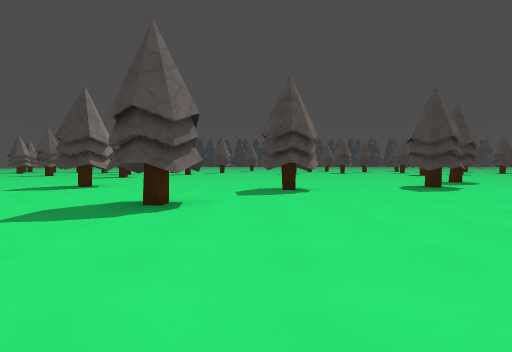
view 1 (above)

24 first-person views from a walk through a level from a Godot 3-D game. The camera is 1.2 m above the floor, tilts 2° down and sees 80° across. The floor is counted in squares, 2 m on a side. Each view is taken from the middle of a square. On the plan, view 1 faces up. The plan holds only what a view shows up to about 9 squares ahead; the rest is blank. The place goes on beyond the plan. Some surface patterns are stand-ins.

view 2
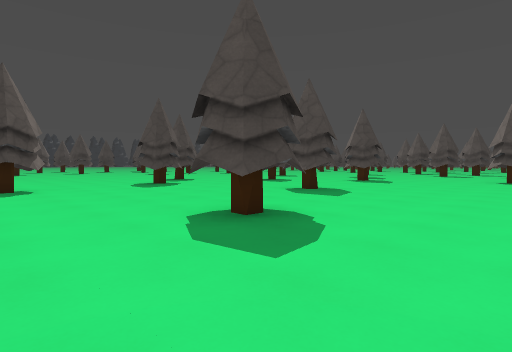

view 3
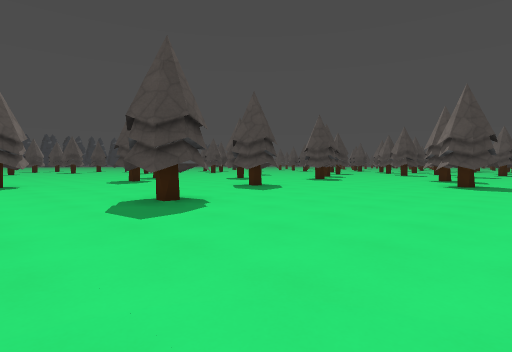

view 4
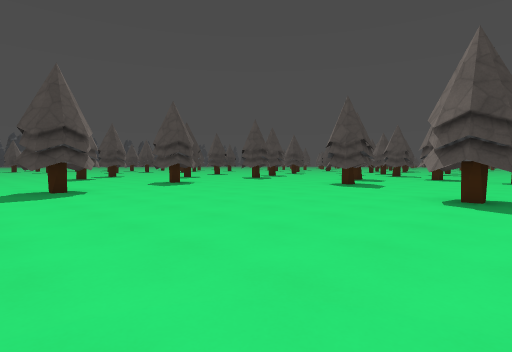

view 5
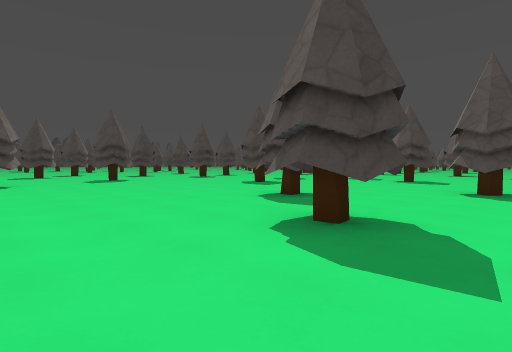

view 6
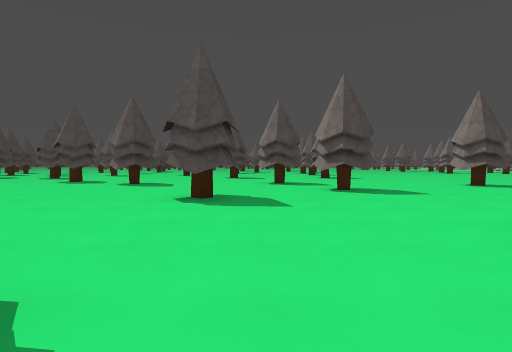

view 7
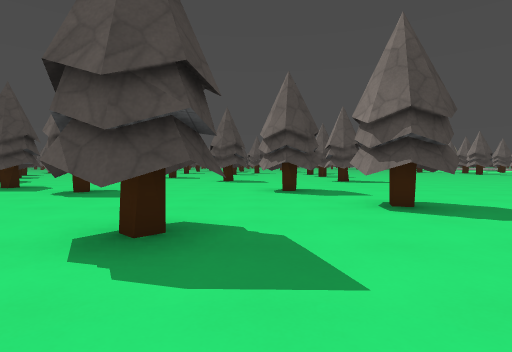

view 8
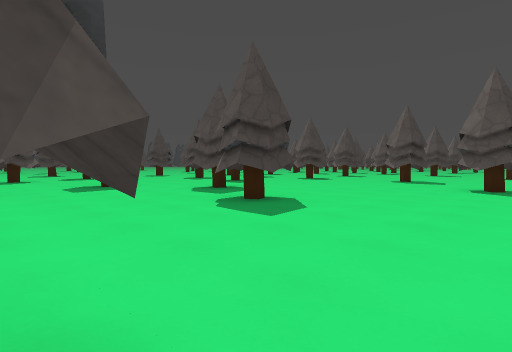

view 9
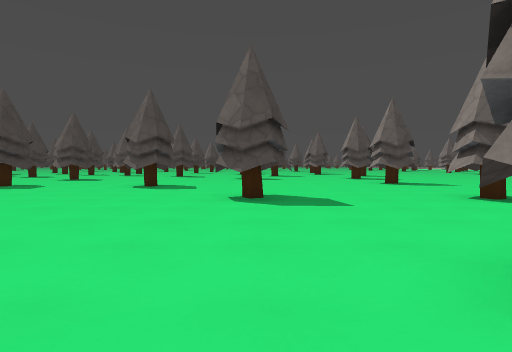

view 10
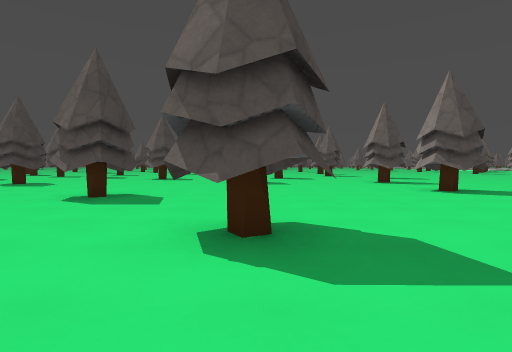

view 11
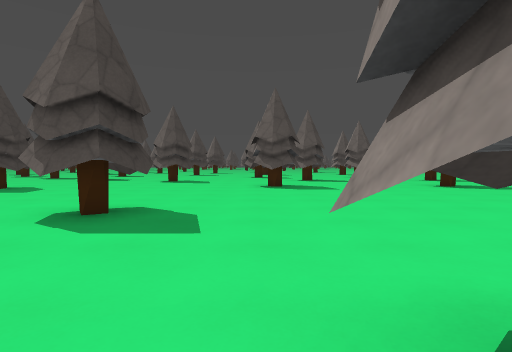

view 12
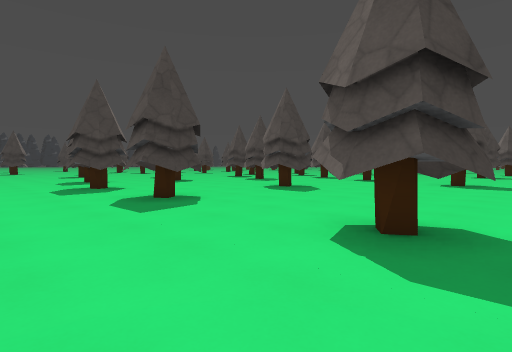

view 13
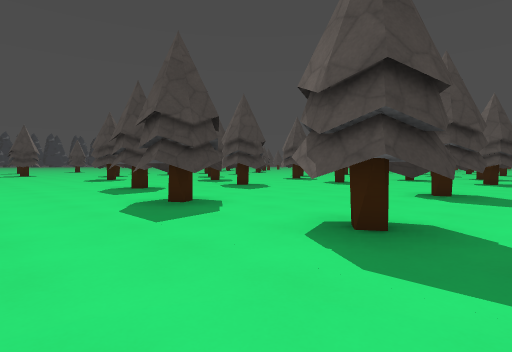

view 14
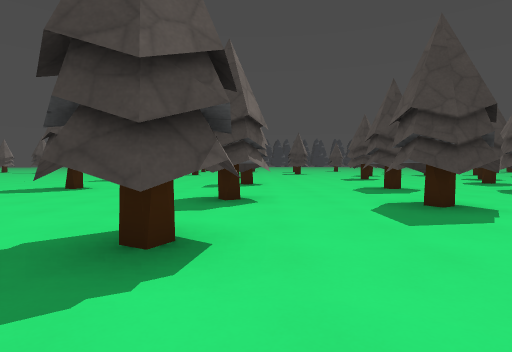

view 15
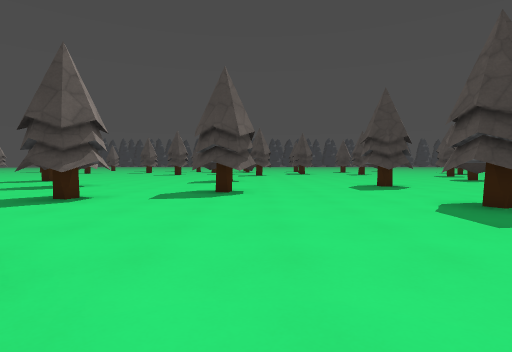

view 16
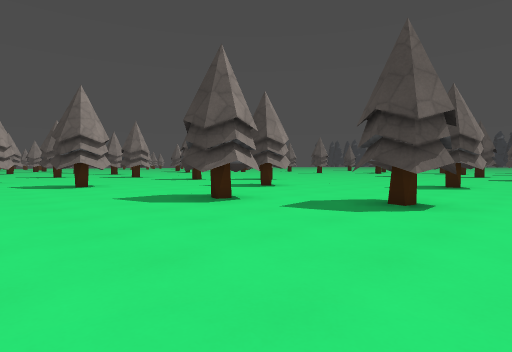

view 17
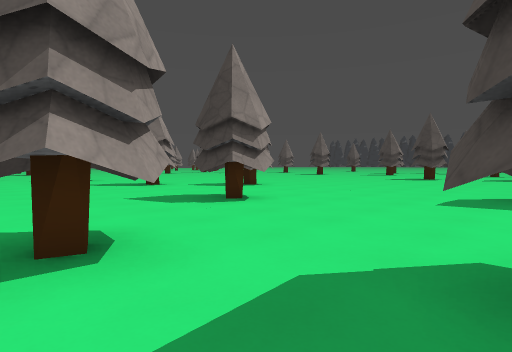

view 18
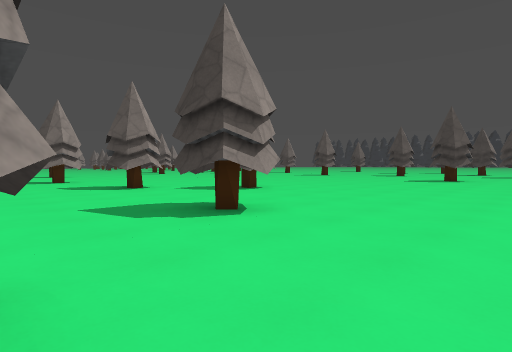

view 19
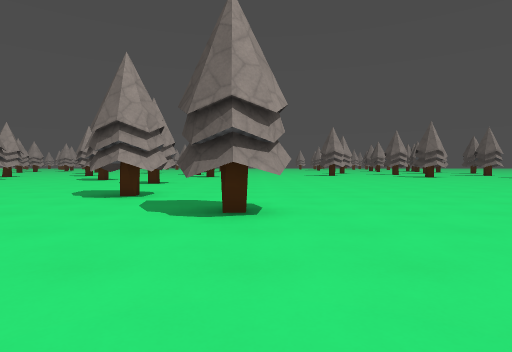

view 20
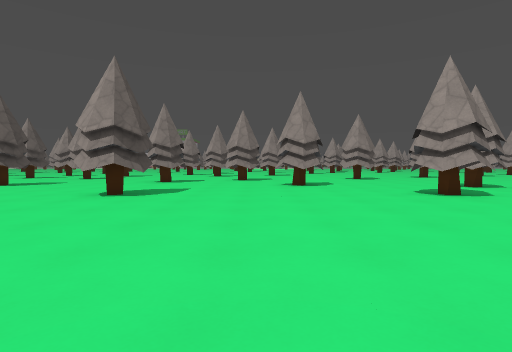

view 21
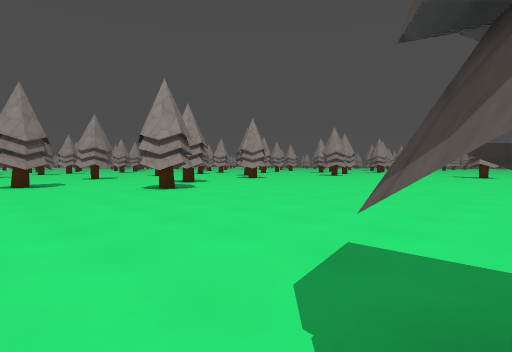

view 22
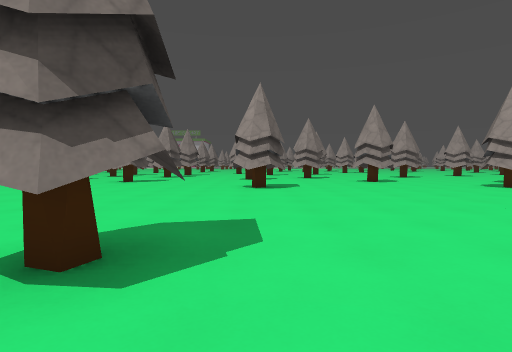

view 23
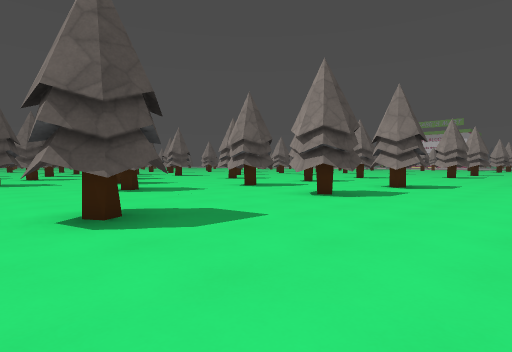

view 24
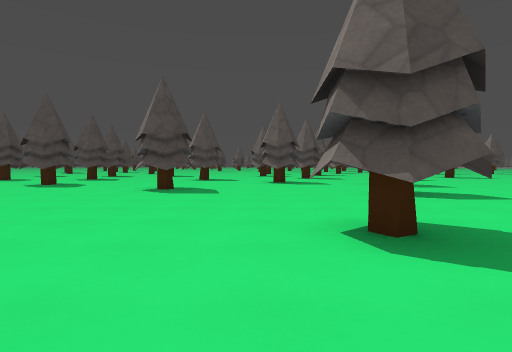

### Floor plan
Key: @ floor where view 1 was taken; # wall or solid block; x gap in a wall; . floor.
Columns run from 4 left of view 1 to 30 right of it. Each row starts with its distance up from view 1.
 19                   .
 18       ..  ....#. ...
 17     ...............#.
 16     ..................      .#
 15      ..................    ..#
 14       .................   ....
 13       ........................
 12       ........................
 11       .....#......#.........#.
 10      .............#...........
  9   .......#....................
  8 .....#...#...##.......##.......#
  7 .....#........#................
  6 ..................#.......##...
  5 ..##...........##............#
  4 ..##......##...##.....##.......
  3  .........##..........##.##.....
  2   ....##.................##.....
  1    ..............................
  0     @............ ....#...#...#....
 -1     ..........#...........#...#....
 -2     ...............#.. .........
 -3     ...............#.. ...........
 -4      ............................##
 -5      ......#......#.......#........
 -6      ...........................
 -7       ...#.....................#
 -8       .......##.......##.......#
 -9       ..........................
-10          .........#............
-11           .....##...............
-12             ...x......##...#...#

Where each view was taken, in squares from view 1:
view 1: 0 up, 0 right, facing up
view 2: 1 down, 0 right, facing up-right
view 3: 3 down, 0 right, facing up-right
view 4: 6 down, 1 right, facing up-right
view 5: 9 down, 2 right, facing up-right
view 6: 9 down, 4 right, facing right
view 7: 9 down, 7 right, facing right
view 8: 9 down, 10 right, facing up-right
view 9: 8 down, 13 right, facing right
view 10: 8 down, 16 right, facing right
view 11: 7 down, 18 right, facing right
view 12: 6 down, 19 right, facing up-right
view 13: 2 down, 19 right, facing up-right
view 14: 2 down, 19 right, facing up
view 15: 1 down, 15 right, facing up
view 16: 1 up, 16 right, facing up-left
view 17: 4 up, 14 right, facing up-left
view 18: 5 up, 13 right, facing up-left
view 19: 11 up, 11 right, facing left
view 20: 17 up, 11 right, facing down
view 21: 18 up, 11 right, facing down-left
view 22: 19 up, 14 right, facing down
view 23: 9 up, 15 right, facing down-right
view 24: 9 up, 16 right, facing right
